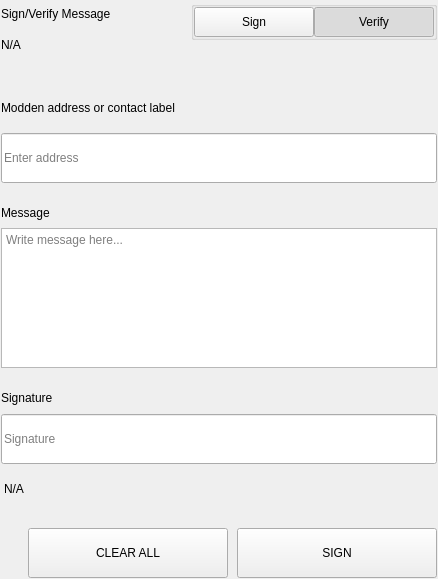
<?xml version="1.0" encoding="UTF-8"?>
<ui version="4.0">
 <class>SettingsSignMessageWidgets</class>
 <widget class="QWidget" name="SettingsSignMessageWidgets">
  <property name="geometry">
   <rect>
    <x>0</x>
    <y>0</y>
    <width>438</width>
    <height>579</height>
   </rect>
  </property>
  <property name="windowTitle">
   <string>Form</string>
  </property>
  <layout class="QVBoxLayout" name="verticalLayout">
   <property name="spacing">
    <number>0</number>
   </property>
   <property name="leftMargin">
    <number>0</number>
   </property>
   <property name="topMargin">
    <number>0</number>
   </property>
   <property name="rightMargin">
    <number>0</number>
   </property>
   <property name="bottomMargin">
    <number>0</number>
   </property>
   <item>
    <widget class="QWidget" name="left" native="true">
     <layout class="QVBoxLayout" name="verticalLayout_3">
      <property name="leftMargin">
       <number>0</number>
      </property>
      <property name="topMargin">
       <number>0</number>
      </property>
      <property name="rightMargin">
       <number>0</number>
      </property>
      <property name="bottomMargin">
       <number>0</number>
      </property>
      <item>
       <widget class="QWidget" name="container_sign" native="true">
        <layout class="QVBoxLayout" name="verticalLayout_2">
         <property name="spacing">
          <number>0</number>
         </property>
         <property name="leftMargin">
          <number>1</number>
         </property>
         <property name="topMargin">
          <number>1</number>
         </property>
         <property name="rightMargin">
          <number>1</number>
         </property>
         <property name="bottomMargin">
          <number>1</number>
         </property>
         <item>
          <layout class="QHBoxLayout" name="horizontalLayout_3" stretch="3,1">
           <property name="spacing">
            <number>40</number>
           </property>
           <item>
            <layout class="QVBoxLayout" name="verticalLayoutTitle">
             <property name="spacing">
              <number>5</number>
             </property>
             <item>
              <widget class="QLabel" name="labelTitle">
               <property name="text">
                <string>Sign/Verify Message</string>
               </property>
              </widget>
             </item>
             <item>
              <widget class="QLabel" name="labelSubtitle1">
               <property name="text">
                <string notr="true">N/A</string>
               </property>
               <property name="wordWrap">
                <bool>true</bool>
               </property>
              </widget>
             </item>
            </layout>
           </item>
           <item alignment="Qt::AlignRight|Qt::AlignTop">
            <widget class="QWidget" name="containerSwitch" native="true">
             <property name="styleSheet">
              <string notr="true">#containerSwitch{
	padding-top:9px;
}</string>
             </property>
             <layout class="QVBoxLayout" name="verticalLayout_6">
              <property name="spacing">
               <number>4</number>
              </property>
              <property name="leftMargin">
               <number>0</number>
              </property>
              <property name="topMargin">
               <number>0</number>
              </property>
              <property name="rightMargin">
               <number>0</number>
              </property>
              <property name="bottomMargin">
               <number>0</number>
              </property>
              <item alignment="Qt::AlignRight">
               <widget class="QGroupBox" name="groupBox">
                <property name="sizePolicy">
                 <sizepolicy hsizetype="Fixed" vsizetype="Preferred">
                  <horstretch>0</horstretch>
                  <verstretch>0</verstretch>
                 </sizepolicy>
                </property>
                <property name="title">
                 <string/>
                </property>
                <property name="alignment">
                 <set>Qt::AlignRight|Qt::AlignTop|Qt::AlignTrailing</set>
                </property>
                <layout class="QHBoxLayout" name="horizontalLayout_4">
                 <property name="spacing">
                  <number>0</number>
                 </property>
                 <property name="leftMargin">
                  <number>0</number>
                 </property>
                 <property name="topMargin">
                  <number>0</number>
                 </property>
                 <property name="rightMargin">
                  <number>0</number>
                 </property>
                 <property name="bottomMargin">
                  <number>0</number>
                 </property>
                 <item>
                  <widget class="QPushButton" name="pushSign">
                   <property name="minimumSize">
                    <size>
                     <width>120</width>
                     <height>30</height>
                    </size>
                   </property>
                   <property name="maximumSize">
                    <size>
                     <width>120</width>
                     <height>30</height>
                    </size>
                   </property>
                   <property name="focusPolicy">
                    <enum>Qt::NoFocus</enum>
                   </property>
                   <property name="text">
                    <string>Sign</string>
                   </property>
                   <property name="checkable">
                    <bool>true</bool>
                   </property>
                   <property name="autoExclusive">
                    <bool>true</bool>
                   </property>
                  </widget>
                 </item>
                 <item>
                  <widget class="QPushButton" name="pushVerify">
                   <property name="minimumSize">
                    <size>
                     <width>120</width>
                     <height>30</height>
                    </size>
                   </property>
                   <property name="maximumSize">
                    <size>
                     <width>120</width>
                     <height>30</height>
                    </size>
                   </property>
                   <property name="focusPolicy">
                    <enum>Qt::NoFocus</enum>
                   </property>
                   <property name="text">
                    <string>Verify</string>
                   </property>
                   <property name="checkable">
                    <bool>true</bool>
                   </property>
                   <property name="checked">
                    <bool>true</bool>
                   </property>
                   <property name="autoExclusive">
                    <bool>true</bool>
                   </property>
                  </widget>
                 </item>
                </layout>
               </widget>
              </item>
              <item alignment="Qt::AlignHCenter|Qt::AlignTop">
               <widget class="QLabel" name="labelSubtitleSwitch">
                <property name="text">
                 <string/>
                </property>
                <property name="alignment">
                 <set>Qt::AlignRight|Qt::AlignTrailing|Qt::AlignVCenter</set>
                </property>
               </widget>
              </item>
             </layout>
            </widget>
           </item>
          </layout>
         </item>
         <item>
          <spacer name="verticalSpacer_2">
           <property name="orientation">
            <enum>Qt::Vertical</enum>
           </property>
           <property name="sizeType">
            <enum>QSizePolicy::Fixed</enum>
           </property>
           <property name="sizeHint" stdset="0">
            <size>
             <width>20</width>
             <height>40</height>
            </size>
           </property>
          </spacer>
         </item>
         <item>
          <widget class="QWidget" name="containerAddress" native="true">
           <property name="sizePolicy">
            <sizepolicy hsizetype="Preferred" vsizetype="Fixed">
             <horstretch>0</horstretch>
             <verstretch>0</verstretch>
            </sizepolicy>
           </property>
           <layout class="QVBoxLayout" name="verticalLayout_5" stretch="0,0">
            <property name="spacing">
             <number>15</number>
            </property>
            <property name="leftMargin">
             <number>0</number>
            </property>
            <property name="topMargin">
             <number>0</number>
            </property>
            <property name="rightMargin">
             <number>0</number>
            </property>
            <property name="bottomMargin">
             <number>0</number>
            </property>
            <item>
             <widget class="QLabel" name="labelSubtitleAddress">
              <property name="minimumSize">
               <size>
                <width>0</width>
                <height>20</height>
               </size>
              </property>
              <property name="maximumSize">
               <size>
                <width>16777215</width>
                <height>20</height>
               </size>
              </property>
              <property name="text">
               <string>Modden address or contact label</string>
              </property>
             </widget>
            </item>
            <item>
             <widget class="QLineEdit" name="addressIn_SM">
              <property name="minimumSize">
               <size>
                <width>0</width>
                <height>50</height>
               </size>
              </property>
              <property name="maximumSize">
               <size>
                <width>16777215</width>
                <height>50</height>
               </size>
              </property>
              <property name="placeholderText">
               <string>Enter address</string>
              </property>
             </widget>
            </item>
           </layout>
          </widget>
         </item>
         <item>
          <spacer name="verticalSpacer_3">
           <property name="orientation">
            <enum>Qt::Vertical</enum>
           </property>
           <property name="sizeType">
            <enum>QSizePolicy::Fixed</enum>
           </property>
           <property name="sizeHint" stdset="0">
            <size>
             <width>20</width>
             <height>20</height>
            </size>
           </property>
          </spacer>
         </item>
         <item>
          <layout class="QVBoxLayout" name="verticalLayout_9">
           <property name="spacing">
            <number>5</number>
           </property>
           <item>
            <widget class="QLabel" name="labelSubtitleMessage">
             <property name="minimumSize">
              <size>
               <width>0</width>
               <height>20</height>
              </size>
             </property>
             <property name="maximumSize">
              <size>
               <width>16777215</width>
               <height>20</height>
              </size>
             </property>
             <property name="text">
              <string>Message</string>
             </property>
            </widget>
           </item>
           <item>
            <widget class="QPlainTextEdit" name="messageIn_SM">
             <property name="minimumSize">
              <size>
               <width>0</width>
               <height>140</height>
              </size>
             </property>
             <property name="maximumSize">
              <size>
               <width>16777215</width>
               <height>140</height>
              </size>
             </property>
             <property name="placeholderText">
              <string>Write message here...</string>
             </property>
            </widget>
           </item>
          </layout>
         </item>
         <item>
          <spacer name="verticalSpacer_4">
           <property name="orientation">
            <enum>Qt::Vertical</enum>
           </property>
           <property name="sizeType">
            <enum>QSizePolicy::Fixed</enum>
           </property>
           <property name="sizeHint" stdset="0">
            <size>
             <width>20</width>
             <height>20</height>
            </size>
           </property>
          </spacer>
         </item>
         <item>
          <widget class="QWidget" name="widget" native="true">
           <property name="minimumSize">
            <size>
             <width>0</width>
             <height>75</height>
            </size>
           </property>
           <property name="maximumSize">
            <size>
             <width>16777215</width>
             <height>16777215</height>
            </size>
           </property>
           <layout class="QVBoxLayout" name="verticalLayout_4">
            <property name="leftMargin">
             <number>0</number>
            </property>
            <property name="topMargin">
             <number>0</number>
            </property>
            <property name="rightMargin">
             <number>0</number>
            </property>
            <property name="bottomMargin">
             <number>0</number>
            </property>
            <item>
             <widget class="QLabel" name="labelSubtitleSignature">
              <property name="minimumSize">
               <size>
                <width>0</width>
                <height>20</height>
               </size>
              </property>
              <property name="maximumSize">
               <size>
                <width>16777215</width>
                <height>20</height>
               </size>
              </property>
              <property name="text">
               <string>Signature</string>
              </property>
             </widget>
            </item>
            <item>
             <widget class="QLineEdit" name="signatureOut_SM">
              <property name="minimumSize">
               <size>
                <width>0</width>
                <height>50</height>
               </size>
              </property>
              <property name="placeholderText">
               <string>Signature</string>
              </property>
             </widget>
            </item>
           </layout>
          </widget>
         </item>
         <item>
          <widget class="QLabel" name="statusLabel_SM">
           <property name="styleSheet">
            <string notr="true">padding-top:5px;</string>
           </property>
           <property name="text">
            <string notr="true">N/A</string>
           </property>
          </widget>
         </item>
         <item>
          <spacer name="verticalSpacer">
           <property name="orientation">
            <enum>Qt::Vertical</enum>
           </property>
           <property name="sizeType">
            <enum>QSizePolicy::Fixed</enum>
           </property>
           <property name="sizeHint" stdset="0">
            <size>
             <width>20</width>
             <height>20</height>
            </size>
           </property>
          </spacer>
         </item>
         <item>
          <layout class="QHBoxLayout" name="horizontalLayout_7">
           <property name="spacing">
            <number>9</number>
           </property>
           <item>
            <spacer name="horizontalSpacer_5">
             <property name="orientation">
              <enum>Qt::Horizontal</enum>
             </property>
             <property name="sizeType">
              <enum>QSizePolicy::Expanding</enum>
             </property>
             <property name="sizeHint" stdset="0">
              <size>
               <width>40</width>
               <height>20</height>
              </size>
             </property>
            </spacer>
           </item>
           <item>
            <widget class="QPushButton" name="pushButtonClear">
             <property name="minimumSize">
              <size>
               <width>200</width>
               <height>50</height>
              </size>
             </property>
             <property name="focusPolicy">
              <enum>Qt::NoFocus</enum>
             </property>
             <property name="text">
              <string>CLEAR ALL</string>
             </property>
            </widget>
           </item>
           <item>
            <widget class="QPushButton" name="pushButtonSave">
             <property name="minimumSize">
              <size>
               <width>200</width>
               <height>50</height>
              </size>
             </property>
             <property name="maximumSize">
              <size>
               <width>200</width>
               <height>50</height>
              </size>
             </property>
             <property name="focusPolicy">
              <enum>Qt::NoFocus</enum>
             </property>
             <property name="text">
              <string>SIGN</string>
             </property>
            </widget>
           </item>
          </layout>
         </item>
        </layout>
       </widget>
      </item>
     </layout>
    </widget>
   </item>
  </layout>
 </widget>
 <resources/>
 <connections/>
</ui>
